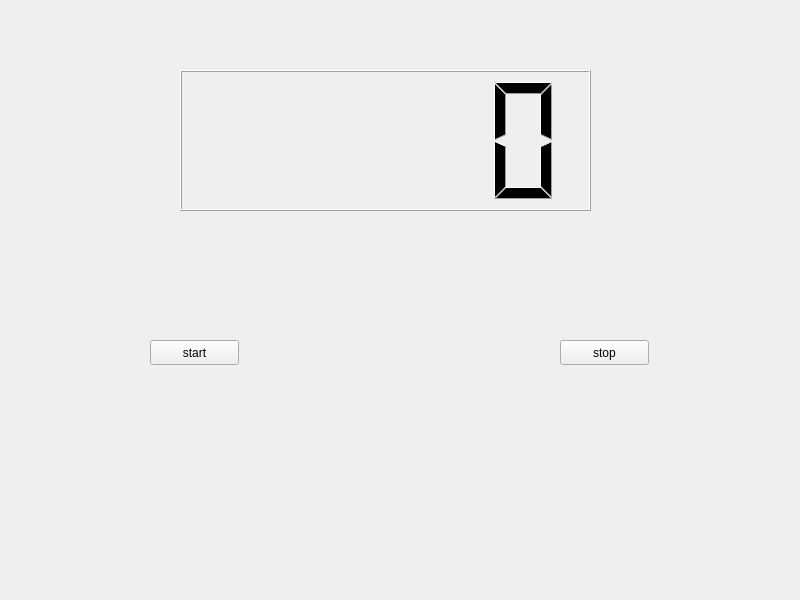
<?xml version="1.0" encoding="UTF-8"?>
<ui version="4.0">
 <class>MyWidget</class>
 <widget class="QWidget" name="MyWidget">
  <property name="geometry">
   <rect>
    <x>0</x>
    <y>0</y>
    <width>800</width>
    <height>600</height>
   </rect>
  </property>
  <property name="windowTitle">
   <string>MyWidget</string>
  </property>
  <widget class="QLCDNumber" name="lcdNumber">
   <property name="geometry">
    <rect>
     <x>180</x>
     <y>70</y>
     <width>411</width>
     <height>141</height>
    </rect>
   </property>
  </widget>
  <widget class="QPushButton" name="pushButton">
   <property name="geometry">
    <rect>
     <x>150</x>
     <y>340</y>
     <width>89</width>
     <height>25</height>
    </rect>
   </property>
   <property name="text">
    <string>start</string>
   </property>
  </widget>
  <widget class="QPushButton" name="pushButton_2">
   <property name="geometry">
    <rect>
     <x>560</x>
     <y>340</y>
     <width>89</width>
     <height>25</height>
    </rect>
   </property>
   <property name="text">
    <string>stop</string>
   </property>
  </widget>
 </widget>
 <resources/>
 <connections/>
</ui>
